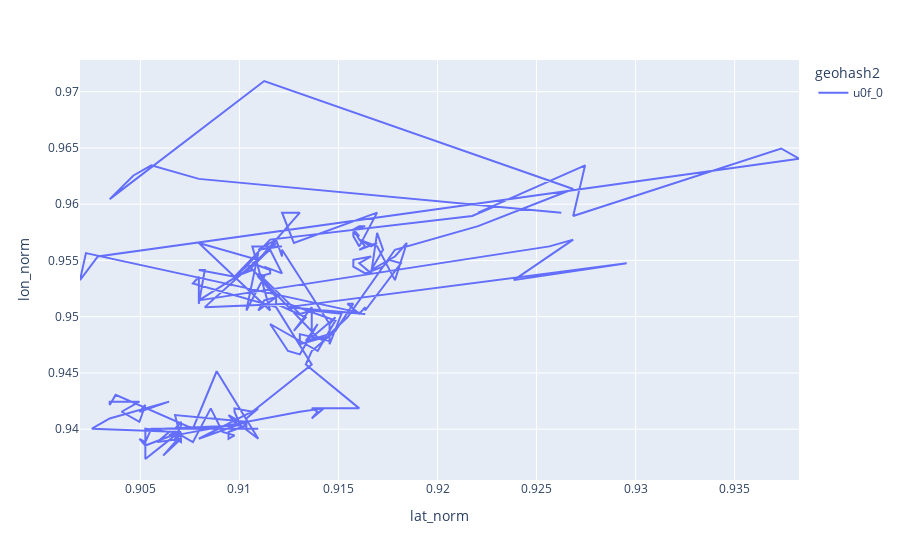

This figure's notebook cell:
### Code cell
px.line(df[df.tid==1], x="lat_norm", y="lon_norm", color="geohash2")

### Figure 1 — Plotly figure (JSON) as saved in the notebook; plotly's stock layout.template omitted (floating-point values rounded to 4 significant figures; data arrays with more than 128 entries replaced by an {"elided": "..."} marker saying what was removed)
{"data": [{"hovertemplate": "geohash2=u0f_0<br>lat_norm=%{x}<br>lon_norm=%{y}<extra></extra>", "legendgroup": "u0f_0", "line": {"color": "#636efa", "dash": "solid"}, "marker": {"symbol": "circle"}, "mode": "lines", "name": "u0f_0", "orientation": "v", "showlegend": true, "type": "scatter", "x": {"elided": "207 float values"}, "xaxis": "x", "y": {"elided": "207 float values"}, "yaxis": "y"}], "layout": {"legend": {"title": {"text": "geohash2"}, "tracegroupgap": 0}, "margin": {"t": 60}, "xaxis": {"anchor": "y", "domain": [0, 1], "title": {"text": "lat_norm"}}, "yaxis": {"anchor": "x", "domain": [0, 1], "title": {"text": "lon_norm"}}}}
